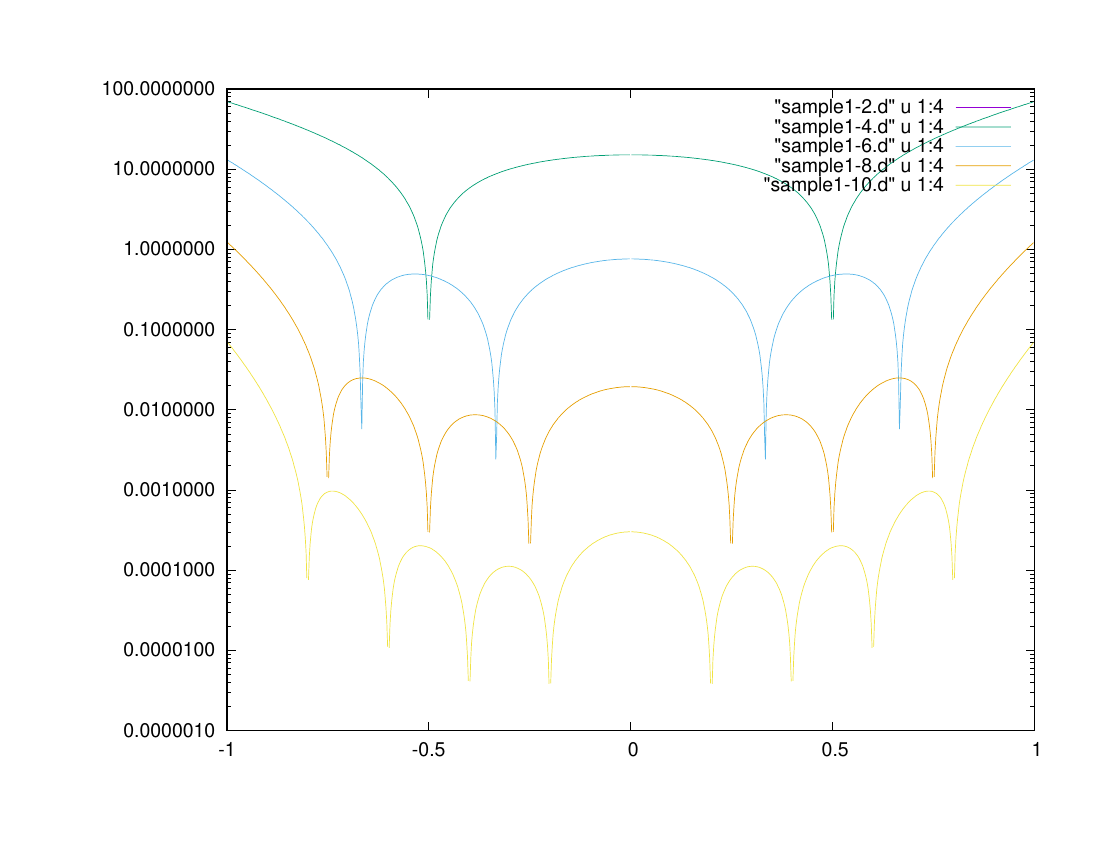

The script that saved this image:
set terminal postscript enhanced color
set output "sample1-err.ps"
set logscale y
plot "sample1-2.d" u 1:4 w l,\
"sample1-4.d" u 1:4 w l,\
"sample1-6.d" u 1:4 w l,\
"sample1-8.d" u 1:4 w l,\
"sample1-10.d" u 1:4 w l
set output